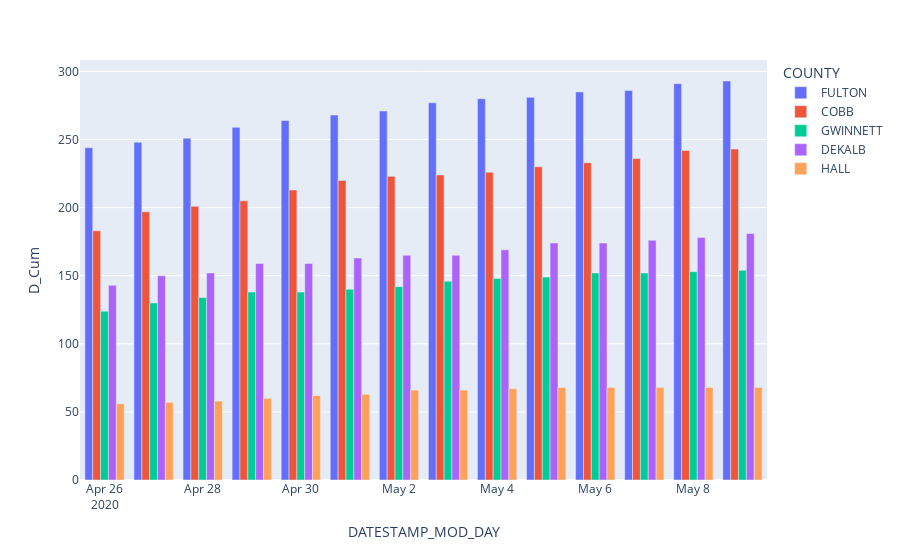

Notebook code cell kept with this figure:
### Code cell
plotly7 = px.bar(dailySpecific,
                 x="DATESTAMP_MOD_DAY",
                 y='D_Cum',
                 color="COUNTY",
                 barmode = 'group')
plotly7.show()

### Figure 1 — Plotly figure (JSON) as saved in the notebook; plotly's stock layout.template omitted (floating-point values rounded to 4 significant figures)
{"data": [{"alignmentgroup": "True", "hovertemplate": "COUNTY=FULTON<br>DATESTAMP_MOD_DAY=%{x}<br>D_Cum=%{y}<extra></extra>", "legendgroup": "FULTON", "marker": {"color": "#636efa", "pattern": {"shape": ""}}, "name": "FULTON", "offsetgroup": "FULTON", "orientation": "v", "showlegend": true, "textposition": "auto", "type": "bar", "x": ["2020-04-26", "2020-04-27", "2020-04-28", "2020-04-29", "2020-04-30", "2020-05-01", "2020-05-02", "2020-05-03", "2020-05-04", "2020-05-05", "2020-05-06", "2020-05-07", "2020-05-08", "2020-05-09"], "xaxis": "x", "y": [244, 248, 251, 259, 264, 268, 271, 277, 280, 281, 285, 286, 291, 293], "yaxis": "y"}, {"alignmentgroup": "True", "hovertemplate": "COUNTY=COBB<br>DATESTAMP_MOD_DAY=%{x}<br>D_Cum=%{y}<extra></extra>", "legendgroup": "COBB", "marker": {"color": "#EF553B", "pattern": {"shape": ""}}, "name": "COBB", "offsetgroup": "COBB", "orientation": "v", "showlegend": true, "textposition": "auto", "type": "bar", "x": ["2020-04-26", "2020-04-27", "2020-04-28", "2020-04-29", "2020-04-30", "2020-05-01", "2020-05-02", "2020-05-03", "2020-05-04", "2020-05-05", "2020-05-06", "2020-05-07", "2020-05-08", "2020-05-09"], "xaxis": "x", "y": [183, 197, 201, 205, 213, 220, 223, 224, 226, 230, 233, 236, 242, 243], "yaxis": "y"}, {"alignmentgroup": "True", "hovertemplate": "COUNTY=GWINNETT<br>DATESTAMP_MOD_DAY=%{x}<br>D_Cum=%{y}<extra></extra>", "legendgroup": "GWINNETT", "marker": {"color": "#00cc96", "pattern": {"shape": ""}}, "name": "GWINNETT", "offsetgroup": "GWINNETT", "orientation": "v", "showlegend": true, "textposition": "auto", "type": "bar", "x": ["2020-04-26", "2020-04-27", "2020-04-28", "2020-04-29", "2020-04-30", "2020-05-01", "2020-05-02", "2020-05-03", "2020-05-04", "2020-05-05", "2020-05-06", "2020-05-07", "2020-05-08", "2020-05-09"], "xaxis": "x", "y": [124, 130, 134, 138, 138, 140, 142, 146, 148, 149, 152, 152, 153, 154], "yaxis": "y"}, {"alignmentgroup": "True", "hovertemplate": "COUNTY=DEKALB<br>DATESTAMP_MOD_DAY=%{x}<br>D_Cum=%{y}<extra></extra>", "legendgroup": "DEKALB", "marker": {"color": "#ab63fa", "pattern": {"shape": ""}}, "name": "DEKALB", "offsetgroup": "DEKALB", "orientation": "v", "showlegend": true, "textposition": "auto", "type": "bar", "x": ["2020-04-26", "2020-04-27", "2020-04-28", "2020-04-29", "2020-04-30", "2020-05-01", "2020-05-02", "2020-05-03", "2020-05-04", "2020-05-05", "2020-05-06", "2020-05-07", "2020-05-08", "2020-05-09"], "xaxis": "x", "y": [143, 150, 152, 159, 159, 163, 165, 165, 169, 174, 174, 176, 178, 181], "yaxis": "y"}, {"alignmentgroup": "True", "hovertemplate": "COUNTY=HALL<br>DATESTAMP_MOD_DAY=%{x}<br>D_Cum=%{y}<extra></extra>", "legendgroup": "HALL", "marker": {"color": "#FFA15A", "pattern": {"shape": ""}}, "name": "HALL", "offsetgroup": "HALL", "orientation": "v", "showlegend": true, "textposition": "auto", "type": "bar", "x": ["2020-05-06", "2020-05-07", "2020-05-08", "2020-05-09", "2020-04-26", "2020-04-27", "2020-04-28", "2020-04-29", "2020-04-30", "2020-05-01", "2020-05-02", "2020-05-03", "2020-05-04", "2020-05-05"], "xaxis": "x", "y": [68, 68, 68, 68, 56, 57, 58, 60, 62, 63, 66, 66, 67, 68], "yaxis": "y"}], "layout": {"barmode": "group", "legend": {"title": {"text": "COUNTY"}, "tracegroupgap": 0}, "margin": {"t": 60}, "xaxis": {"anchor": "y", "domain": [0, 1], "title": {"text": "DATESTAMP_MOD_DAY"}}, "yaxis": {"anchor": "x", "domain": [0, 1], "title": {"text": "D_Cum"}}}}
